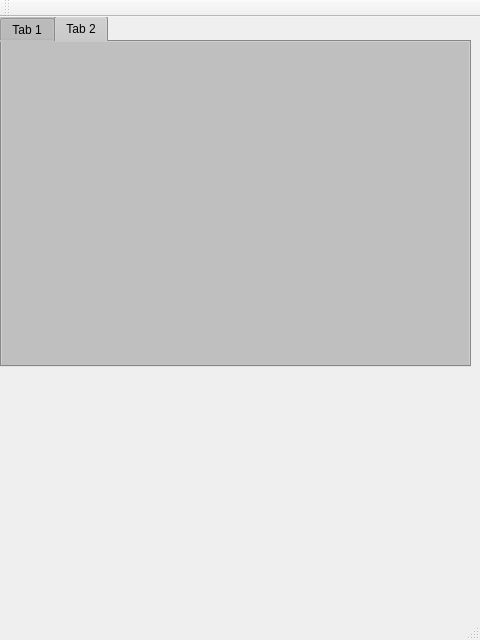
<?xml version="1.0" encoding="UTF-8"?>
<ui version="4.0">
 <class>tab_window</class>
 <widget class="QMainWindow" name="tab_window">
  <property name="geometry">
   <rect>
    <x>0</x>
    <y>0</y>
    <width>480</width>
    <height>640</height>
   </rect>
  </property>
  <property name="windowTitle">
   <string>MainWindow</string>
  </property>
  <widget class="QWidget" name="centralwidget">
   <widget class="QTabWidget" name="tabWidget">
    <property name="geometry">
     <rect>
      <x>0</x>
      <y>-1</y>
      <width>471</width>
      <height>351</height>
     </rect>
    </property>
    <property name="sizePolicy">
     <sizepolicy hsizetype="Fixed" vsizetype="Fixed">
      <horstretch>0</horstretch>
      <verstretch>0</verstretch>
     </sizepolicy>
    </property>
    <property name="palette">
     <palette>
      <active>
       <colorrole role="Button">
        <brush brushstyle="SolidPattern">
         <color alpha="255">
          <red>191</red>
          <green>191</green>
          <blue>191</blue>
         </color>
        </brush>
       </colorrole>
       <colorrole role="Base">
        <brush brushstyle="SolidPattern">
         <color alpha="255">
          <red>191</red>
          <green>191</green>
          <blue>191</blue>
         </color>
        </brush>
       </colorrole>
       <colorrole role="Window">
        <brush brushstyle="SolidPattern">
         <color alpha="255">
          <red>191</red>
          <green>191</green>
          <blue>191</blue>
         </color>
        </brush>
       </colorrole>
      </active>
      <inactive>
       <colorrole role="Button">
        <brush brushstyle="SolidPattern">
         <color alpha="255">
          <red>191</red>
          <green>191</green>
          <blue>191</blue>
         </color>
        </brush>
       </colorrole>
       <colorrole role="Base">
        <brush brushstyle="SolidPattern">
         <color alpha="255">
          <red>191</red>
          <green>191</green>
          <blue>191</blue>
         </color>
        </brush>
       </colorrole>
       <colorrole role="Window">
        <brush brushstyle="SolidPattern">
         <color alpha="255">
          <red>191</red>
          <green>191</green>
          <blue>191</blue>
         </color>
        </brush>
       </colorrole>
      </inactive>
      <disabled>
       <colorrole role="Button">
        <brush brushstyle="SolidPattern">
         <color alpha="255">
          <red>191</red>
          <green>191</green>
          <blue>191</blue>
         </color>
        </brush>
       </colorrole>
       <colorrole role="Base">
        <brush brushstyle="SolidPattern">
         <color alpha="255">
          <red>191</red>
          <green>191</green>
          <blue>191</blue>
         </color>
        </brush>
       </colorrole>
       <colorrole role="Window">
        <brush brushstyle="SolidPattern">
         <color alpha="255">
          <red>191</red>
          <green>191</green>
          <blue>191</blue>
         </color>
        </brush>
       </colorrole>
      </disabled>
     </palette>
    </property>
    <property name="autoFillBackground">
     <bool>false</bool>
    </property>
    <property name="styleSheet">
     <string notr="true">padding:50px;
background-color: rgb(191, 191, 191);
</string>
    </property>
    <property name="currentIndex">
     <number>1</number>
    </property>
    <widget class="QWidget" name="tab">
     <attribute name="title">
      <string>Tab 1</string>
     </attribute>
    </widget>
    <widget class="QWidget" name="tab_2">
     <attribute name="title">
      <string>Tab 2</string>
     </attribute>
    </widget>
   </widget>
  </widget>
  <widget class="QStatusBar" name="statusbar"/>
  <widget class="QToolBar" name="toolBar">
   <property name="windowTitle">
    <string>toolBar</string>
   </property>
   <attribute name="toolBarArea">
    <enum>TopToolBarArea</enum>
   </attribute>
   <attribute name="toolBarBreak">
    <bool>false</bool>
   </attribute>
  </widget>
 </widget>
 <resources/>
 <connections/>
</ui>
